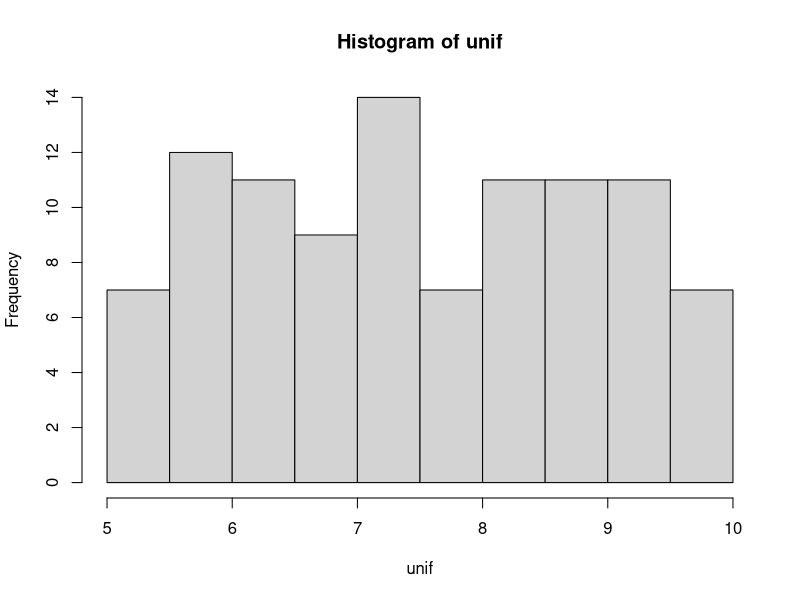
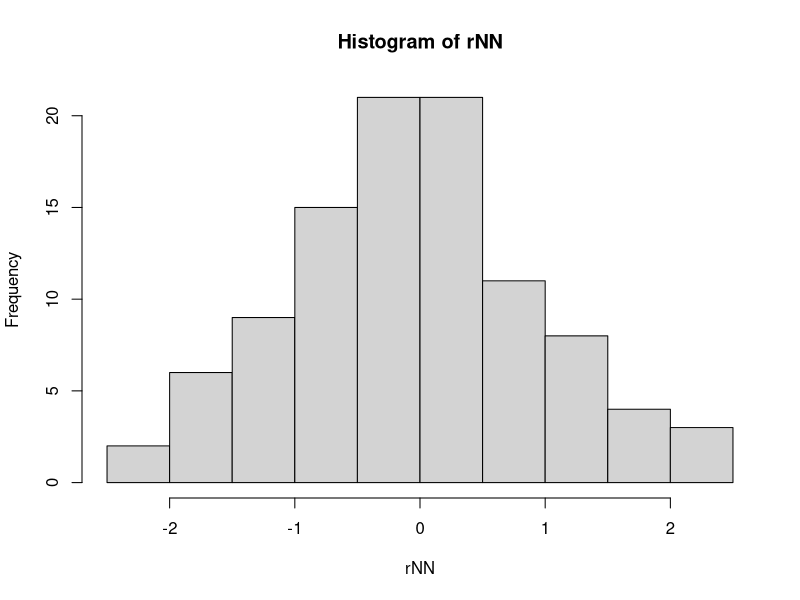

These charts were generated, in order, by the following R code:
## ---- chunk 1
queue <- c("sheep", "fox", "owl", "ant")

#you can modify a specific index in the vector using []
queue[5] <- "serpent"
queue

#you can remove an index by using the "-"
queue <- queue[-5]
queue
## ---- chunk 2
#Doubles (floats)
a <- c(2, 2.0)
typeof(a)
#
b <- c("purple", "green")
d <- c(a, b)
typeof(d)
## ---- chunk 3
a <- runif(10)
a > 0.5 #conditional statement

# How many elements in the vector are > 0.5
sum(a > 0.5)
## ---- chunk 4
z <- c(10, 20, 30)
z
z + 1 #performs element-wise addition of 1

y <- c(1, 2, 3)
z + y #results in an element by element operation on the vector
## ---- chunk 5
z <- c(10, 20, 30)
x <- c(1, 2)
z + x
## ---- chunk 6
set.seed(123) #first set will always be the same numbers with seed
unif <- runif(n=100, min=5, max=10)
hist(unif)

rNN <- rnorm(100) #mean = 0, st.dev = 1
mean(rNN) #should be close to 0
hist(rNN)
## ---- chunk 7
my_vec <- 1:12
m <- matrix(data = my_vec, nrow = 4) #builds it by columns by default
m
m <- matrix(data = my_vec, ncol = 3, byrow = T)
m
## ---- chunk 8
myList <- list(1:10, matrix(1:8, nrow=4, byrow=T), letters[1:3], pi)
str(myList) #structure of list
## ---- chunk 9
myList <- list(1:10, matrix(1:8, nrow=4, byrow=T), letters[1:3], pi)
myList[4]
#myList[4] - 3 returns an error because it's still compartamentalized
typeof(myList[4])
#to grab object, use [[]]
myList[[4]] - 3
myList[[2]][4,1] #access the matrix, get the 4th row, 1st column

c(myList[[1]], myList[[2]]) #to obtain multiple elements within list
## ---- chunk 10
myList2 <- list(Tester = F, littleM = matrix(1:9, nrow=3))
myList2$Tester #calls the element by it's name

myList2$littleM[2,3] #access the matrix and pull the 2nd row, 3rd column
myList2$littleM[2,]  #access the matrix and pull the entire 2nd row
## ---- chunk 11
myList2 <- list(Tester = F, littleM = matrix(1:9, nrow=3))
unrolled <- unlist(myList2)
unrolled
